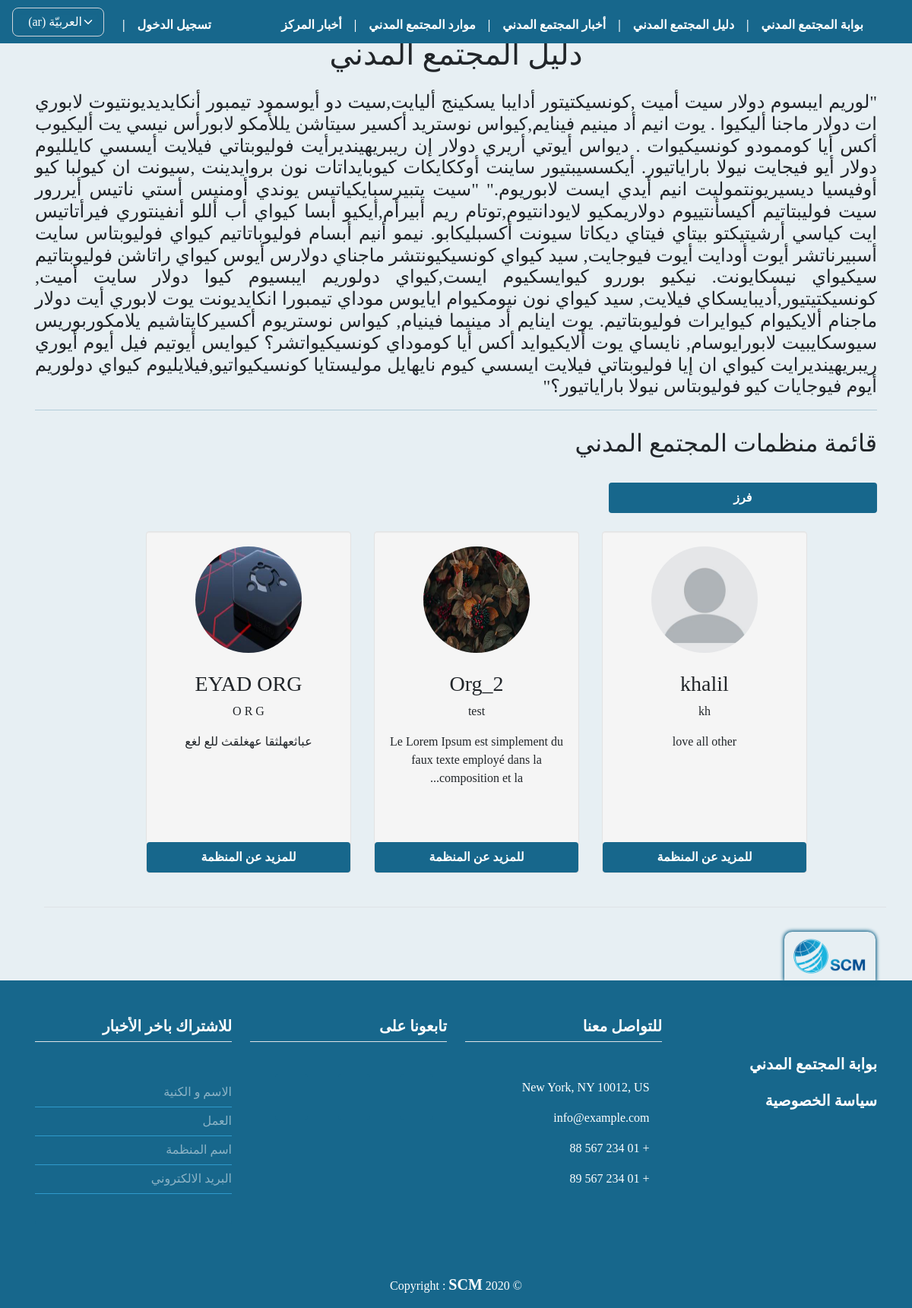
/guide/, run on an earlier commit of the app's database.
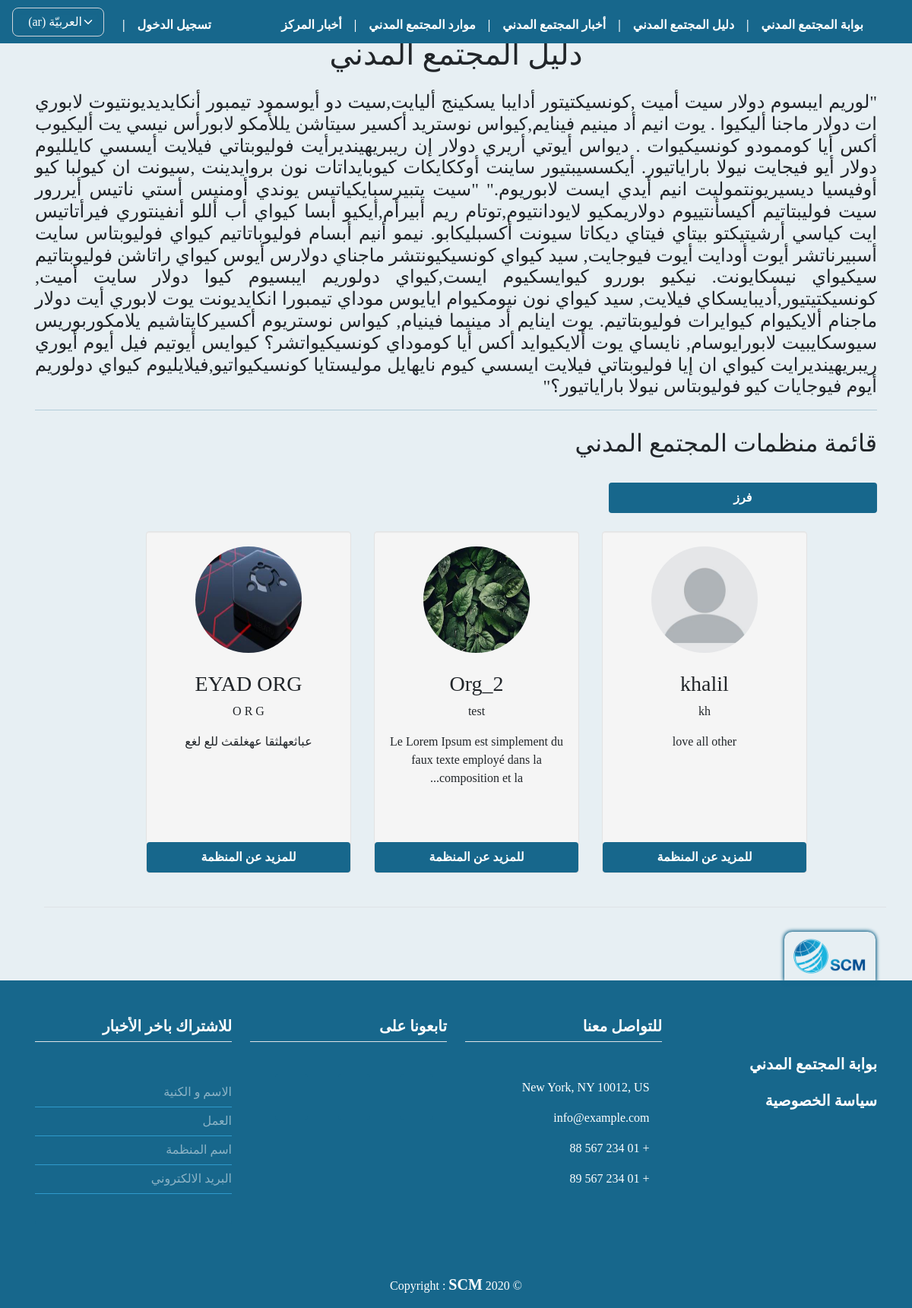
And on a later commit of the database.
### orgs/models.py (models this page shows, shortened)
class OrgProfile(models.Model):
    type_CHOICES = (
        ('establishment', _('مؤسسة')),
        ('org', _('جمعية أو منظمة')),
        ('team', _('مبادرة / فريق')),
        ('union', _('اتحاد / تحالف / تجمع')),
        ('group', _('لجنة / تنسيقية / مجموعة'))
    )
    city_CHOICES = (
        ('aleppo', _('حلب')),
        ('damascus', _('دمشق')),
        ('suburb of damascus', _('ريف دمشق')),
        ('daraa', _('درعا')),
        ('deir ez-Zor', _('دير الزور')),
        ('hama', _('حماه')),
        ('al-Hasakah', _('الحسكة')),
        ('homs', _('حمص')),
        ('idlib', _('إدلب')),
        ('latakia', _('اللاذقية')),
        ('quneitra', _('القنيطرة')),
        ('raqqa', _('الرقة')),
        ('as-Suwayda', _('السويداء')),
        ('tartus', _('طرطوس')),
    )
    domain_CHOICES = (
        ('Media', _('إعلام')),
        ('Education', _('تعليم')),
        ('Protection', _('حماية')),
        ('Livelihoods and food security', _('سبل العيش والأمن الغذائي')),
        ('Project of clean ,water, sanitation ', _(
            'مشاريع النظافة والمياه والصرف الصحي')),
        ('Development', _('تنمية')),
        ('Law, suport, policy', _('قانون و مناصرة و سیاسة')),
        ('Donors and support volunteering', _('مانحین و دعم العمل التطوعي')),
        ('Religious org', _('منظمات دینیة')),
        ('Prof association and assembles', _('تجمعات و اتحادات مھنیة')),
        ('Health', _('صحة')),
        ('Studies and research', _('دراسات وأبحاث')),
        ('Other', _('أخرى')),
    )
    target_CHOICES = (
        ('No category selected', _('لا يوجد فئة محددة')),
        ('womans', _('نساء')),
        ('Mans', _('رجال')),
        ('Youth 18-24', _('شباب 18-24')),
        ('Child 0-18', _('أطفال 0-18')),
        ('Religious groups', _('مجموعات دینیة')),
        ('Ethnic groups', _('مجموعة عرقیة')),
        ('Persons lacking breadwinner ', _('فاقدي المعیل')),
        ('Handicapped', _('ذوي الاحتیاجات الخاصة')),
        ('Refugees', _('لاجئین')),
        ('Displaced', _('نازحین')),
        ('Returned', _('عائدین')),
        ('Other civil society organizations', _('منظمات مجتمع مدني اخرى')),
        ('Other', _('أخرى')),
    )
    bool_CHOICES = (
        ('0', _('لا')),
        ('1', _('نعم')),
    )
    polic_CHOICES = (
        ('No', _('لا يوجد')),
        ('Code of conduct', _('مدونة السلوك')),
        ('Child protection', _('حماية الطفل')),
        ('Anti-corruption', _('مكافحة الفساد')),
        ('Human resources policy', _('سياسة الموارد البشرية')),
        ('Procurement policy', _('سياسة المشتريات')),
        ('Volunteering policy', _('سياسة التطوع')),
        ('Anti-harassment Policy', _('سياسة منع التحرش')),
        ('Financial policy', _('السياسة المالية')),
        ('Equipment use Policy', _('سياسة استخدام المعدات')),
        ('privacy policy', _('سياسة الخصوصية')),
        ('Other', _('أخرى')),
    )
    user = models.ForeignKey(
        User, on_delete=models.CASCADE)
    name = models.CharField(max_length=255, null=False,
                            verbose_name=_("اسم المنظمة"))
    name_en_ku = models.CharField(max_length=255, null=True, blank=True,
                                  verbose_name=_("اسم المنظمة باللغة الانكليزية أو الكردية"))
    short_cut = models.CharField(
        max_length=255, null=True, blank=True, verbose_name=_("الاسم المختصر"))
    org_type = models.CharField(
        max_length=150, null=False, choices=type_CHOICES, verbose_name=_("نوع المنظمة"))
    position_work = CountryField(
        max_length=255, null=False, verbose_name=_("مكان العمل"))
    city_work = models.CharField(
        max_length=150, choices=city_CHOICES, null=True, blank=True, verbose_name=_("المحافظة"))
    logo = models.ImageField(upload_to="org_logos",
                             null=False, default='org_logos/default_logo.jpg', verbose_name=_("شعار المنظمة"))
    message = models.TextField(
        max_length=2000, null=False, verbose_name=_("الرؤية و الرسالة"))
    name_managing_director = models.CharField(
        max_length=255, null=True, blank=True, verbose_name=_("اسم رئيس مجلس اﻹدارة"))
    name_ceo = models.CharField(
        max_length=255, null=True, blank=True, verbose_name=_('اسم المدير التنفيذي'))
    site_web = models.URLField(
        max_length=255, null=True, blank=True, verbose_name=_('الموقع الالكتروني'))
    facebook = models.URLField(
        max_length=255, null=True, blank=True, verbose_name=_('صفحة فيسبوك'))
    twitter = models.URLField(
        max_length=255, null=True, blank=True, verbose_name=_('صفحة تويتر'))
    email = models.EmailField(max_length=255, null=True,
                              blank=True, verbose_name=_('البريد الاكتروني'))
    phone = models.CharField(max_length=100, null=True,
                             blank=True, verbose_name=_('رقم الهاتف'))
    name_person_contact = models.CharField(
        max_length=255, null=True, blank=True, verbose_name=_('اسم الشخص المسؤول عن التواصل'))
    email_person_contact = models.EmailField(
        max_length=255, null=True, blank=True, verbose_name=_('البريد الاكتروني للشخص المسؤول عن التواصل'))
    org_adress = models.CharField(
        max_length=255, null=False, verbose_name=_('عنوان المقر الرئيسي'))
    work_domain = models.CharField(
        max_length=255, choices=domain_CHOICES, null=False, verbose_name=_('مجال العمل'))
    target_cat = models.CharField(
        max_length=255, null=False, choices=target_CHOICES, verbose_name=_('الفئات المستهدفة'))
    date_of_establishment = models.CharField(
        max_length=150, null=True, blank=True, verbose_name=_('تاريخ سنة التأسيس'))
    is_org_registered = models.CharField(
        max_length=100, null=False, choices=bool_CHOICES, verbose_name=_('هل المنظمة مسجلة ؟'))
    org_registered_country = CountryField(
        max_length=255, null=True, blank=True, verbose_name=_("بلد التسجيل"))
    org_members_count = models.PositiveIntegerField(
        validators=[MinValueValidator(1)], null=True, blank=True, verbose_name=_('عدد اﻷعضاء'))
    org_members_womans_count = models.PositiveIntegerField(
        validators=[MinValueValidator(1)], null=True, blank=True, verbose_name=_('عدد النساء من اﻷعضاء'))
    w_polic_regulations = models.CharField(
        max_length=200, null=False, choices=polic_CHOICES, verbose_name=_('السياسات واللوائح المكتوبة'))
    org_member_with = models.CharField(max_length=100, null=True, blank=True, choices=bool_CHOICES, verbose_name=_(
        'ھل المؤسسة عضو في اي شبكة او تحالف او جسم تنسیقي؟'))
    coalition_name = models.CharField(
        max_length=255, null=True, blank=True, verbose_name=_('اسم الشبكة / التحالف'))
    publish = models.BooleanField(default=False)
    created_at = models.DateTimeField(auto_now_add=True)
    published_at = models.DateTimeField(blank=True, null=True, default=None)
    updated_at = models.DateTimeField(blank=True, null=True, default=None)

### orgs/views.py (the view)
# urls.py: path('guide/', views.guide, name="guide"),
def guide(request):
    orgs = OrgProfile.objects.filter(publish=True).order_by('-created_at')
    myFilter = OrgsFilter(request.GET, queryset=orgs)
    orgs = myFilter.qs
    paginator = Paginator(orgs, 12)
    page = request.GET.get('page')
    try:
        orgs = paginator.get_page(page)
    except(EmptyPage, InvalidPage):
        orgs = paginator.page(paginator.num_pages)
    context = {
        'orgs': orgs,
        'myFilter': myFilter,
    }
    return render(request, 'orgs//guid/orgs_guide.html', context)

### templates/orgs/guid/orgs_guide.html (shortened to what this page needs)
{% extends 'base.html' %}
{% load static i18n crispy_forms_tags %}
{% block content %}
<div class="pt-4 mt-4">
    <div class="">
        <article>
            <h1 class="text-center mb-4"> {% trans 'دليل المجتمع المدني' %} </h1>
            <p class="text-right text-al-just p-color h4">
                "لوريم ايبسوم دولار سيت أميت ,كونسيكتيتور أدايبا يسكينج أليايت,سيت دو أيوسمود تيمبور
                أنكايديديونتيوت لابوري ات دولار ماجنا أليكيوا . يوت انيم أد مينيم فينايم,كيواس نوستريد
                أكسير سيتاشن يللأمكو لابورأس نيسي يت أليكيوب أكس أيا كوممودو كونسيكيوات . ديواس
                أيوتي أريري دولار إن ريبريهينديرأيت فوليوبتاتي فيلايت أيسسي كايلليوم دولار أيو فيجايت
                نيولا باراياتيور. أيكسسيبتيور ساينت أوككايكات كيوبايداتات نون بروايدينت ,سيونت ان كيولبا
                كيو أوفيسيا ديسيريونتموليت انيم أيدي ايست لابوريوم."
                "سيت يتبيرسبايكياتيس يوندي أومنيس أستي ناتيس أيررور سيت فوليبتاتيم أكيسأنتييوم
                دولاريمكيو لايودانتيوم,توتام ريم أبيرأم,أيكيو أبسا كيواي أب أللو أنفينتوري فيرأتاتيس ايت
                كياسي أرشيتيكتو بيتاي فيتاي ديكاتا سيونت أكسبليكابو. نيمو أنيم أبسام فوليوباتاتيم كيواي
                فوليوبتاس سايت أسبيرناتشر أيوت أودايت أيوت فيوجايت, سيد كيواي كونسيكيونتشر ماجناي
                دولارس أيوس كيواي راتاشن فوليوبتاتيم سيكيواي نيسكايونت. نيكيو بوررو كيوايسكيوم
                ايست,كيواي دولوريم ايبسيوم كيوا دولار سايت أميت, كونسيكتيتيور,أديبايسكاي فيلايت, سيد
                كيواي نون نيومكيوام ايايوس موداي تيمبورا انكايديونت يوت لابوري أيت دولار ماجنام
                ألايكيوام كيوايرات فوليوبتاتيم. يوت اينايم أد مينيما فينيام, كيواس نوستريوم أكسيركايتاشيم
                يلامكوربوريس سيوسكايبيت لابورايوسام, نايساي يوت ألايكيوايد أكس أيا كوموداي
                كونسيكيواتشر؟ كيوايس أيوتيم فيل أيوم أيوري ريبريهينديرايت كيواي ان إيا فوليوبتاتي
                فيلايت ايسسي كيوم نايهايل موليستايا كونسيكيواتيو,فيلايليوم كيواي دولوريم أيوم فيوجايات كيو
                فوليوبتاس نيولا باراياتيور؟"
            </p>
        </article>
        <hr>
        <div class="row mt-4">
            {% if orgs %}
            <h2> {% trans 'قائمة منظمات المجتمع المدني' %} </h2>
            <div class="col-lg-4 col-md-12 col-sm-12 col-xs-12">
                <a class="btn btn-block mt-4" data-toggle="collapse" href="#collapseFiltre" aria-expanded="false"
                    aria-controls="collapseFiltre">{% trans 'فرز' %}</a>
            </div>
            <div class="col-lg-4 col-md-12 col-sm-12 col-xs-12">
            </div>
            <div class="col-lg-4 col-md-12 col-sm-12 col-xs-12">
            </div>
            <div class="row justify-content-center pt-4">
                <br>
                <br>
                {% for org in orgs %}
                <div class="span3 well">
                    <center>
                        <a href="{% url 'particip_detail' org.id %}">
                            <img src="{{ org.logo.url }}" name="{{ org.name_en_ku }}" title="{{ org.name_en_ku }}"
                                width="140" height="140" class="img-circle"></a>
                        <h3 class="mt-4">{{ org.name }}</h3>
                        <p>{{ org.short_cut }}</p>
                        <p>{{ org.message|truncatechars:80 }}</p>
                        <p>
                            <a href="{% url 'particip_detail' org.id %}" class="btn btn-block">
                                {% trans 'للمزيد عن المنظمة' %} </a>
                        </p>
                    </center>
                </div>
                {% endfor %}
                <div class="pagination row border-top mt-4 pt-4" dir="ltr">
                </div>
            </div>
            {% else %}
            <h3> {% trans 'حالياً لا يوجد منظمات مسجله او موافق عليها' %} </h3>
            {% endif %}
        </div>
    </div>
</div>
{% endblock %}

What changed in the data, as far as the page shows it:
changed OrgProfile "Org_2": logo: a different picture
